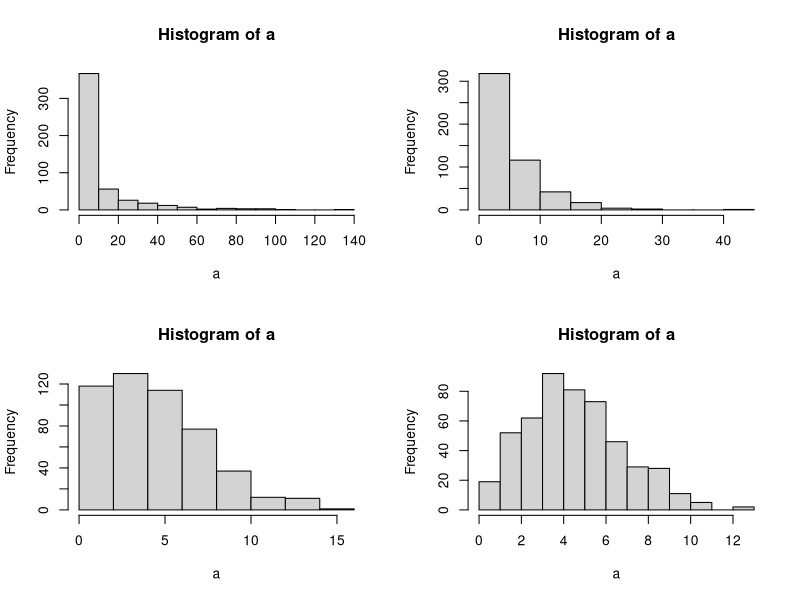
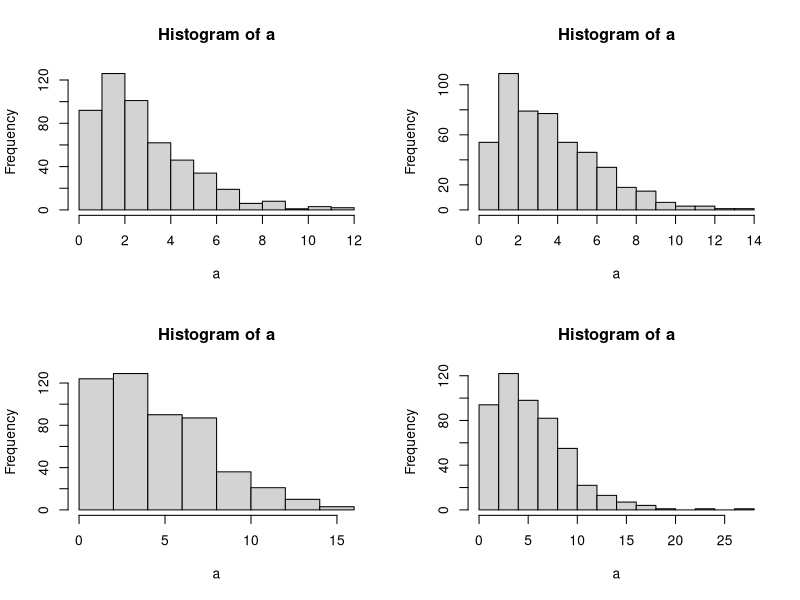

Reproduce these figures in R, in order.
# Sun Apr 19 11:22:59 2020 ------------------------------

# Weibull distribution

par(mfrow=c(2,2))
sh = c(0.5, 1, 1.5, 2)
for (a in 1:4) {
  a <- rweibull(500, shape=sh[a], scale=5)
  hist(a)

}

par(mfrow=c(2,2))
sc = c(3, 4, 5, 6)
for (a in 1:4) {
  a <- rweibull(500, shape=1.5, scale=sc[a])
  hist(a)

}
